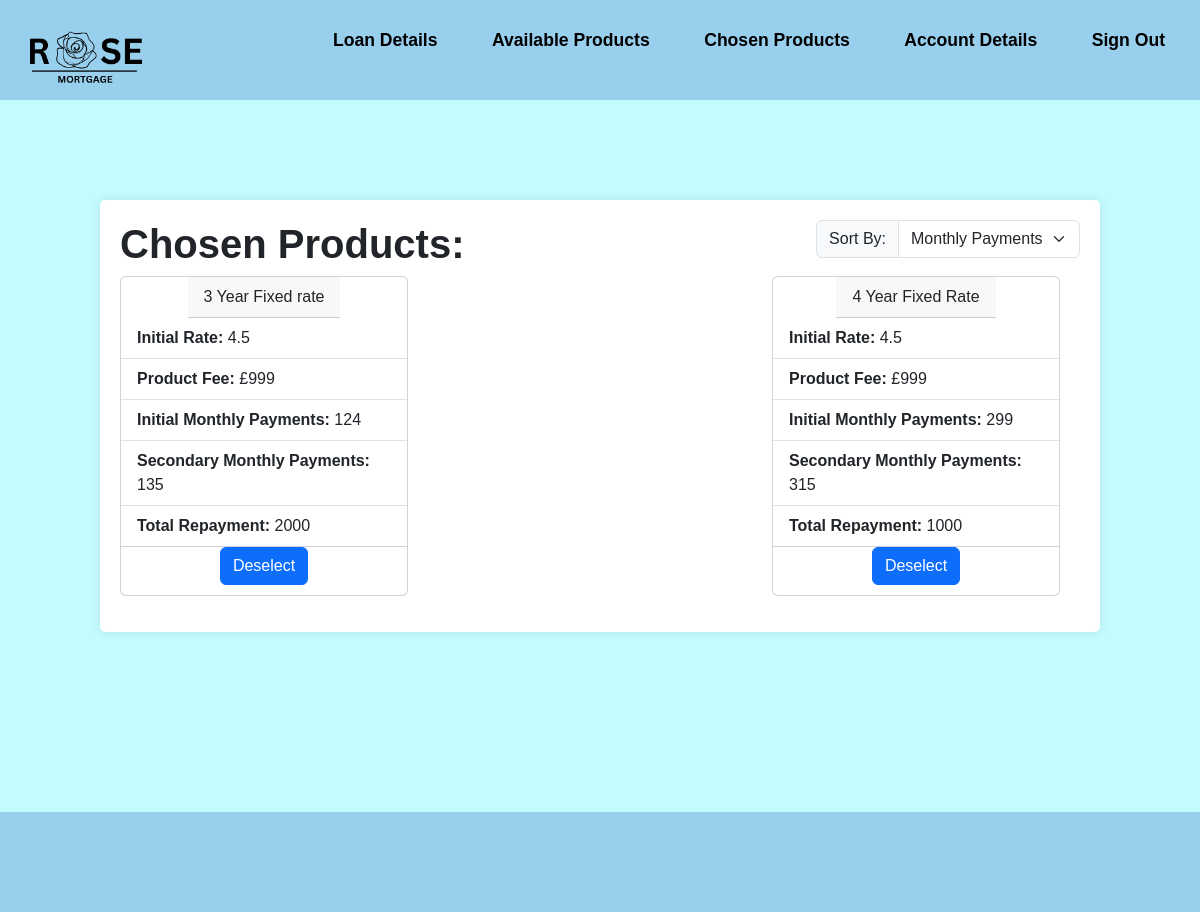
The page /MemberChosenProducts.php (signed in) on the database as committed earlier.
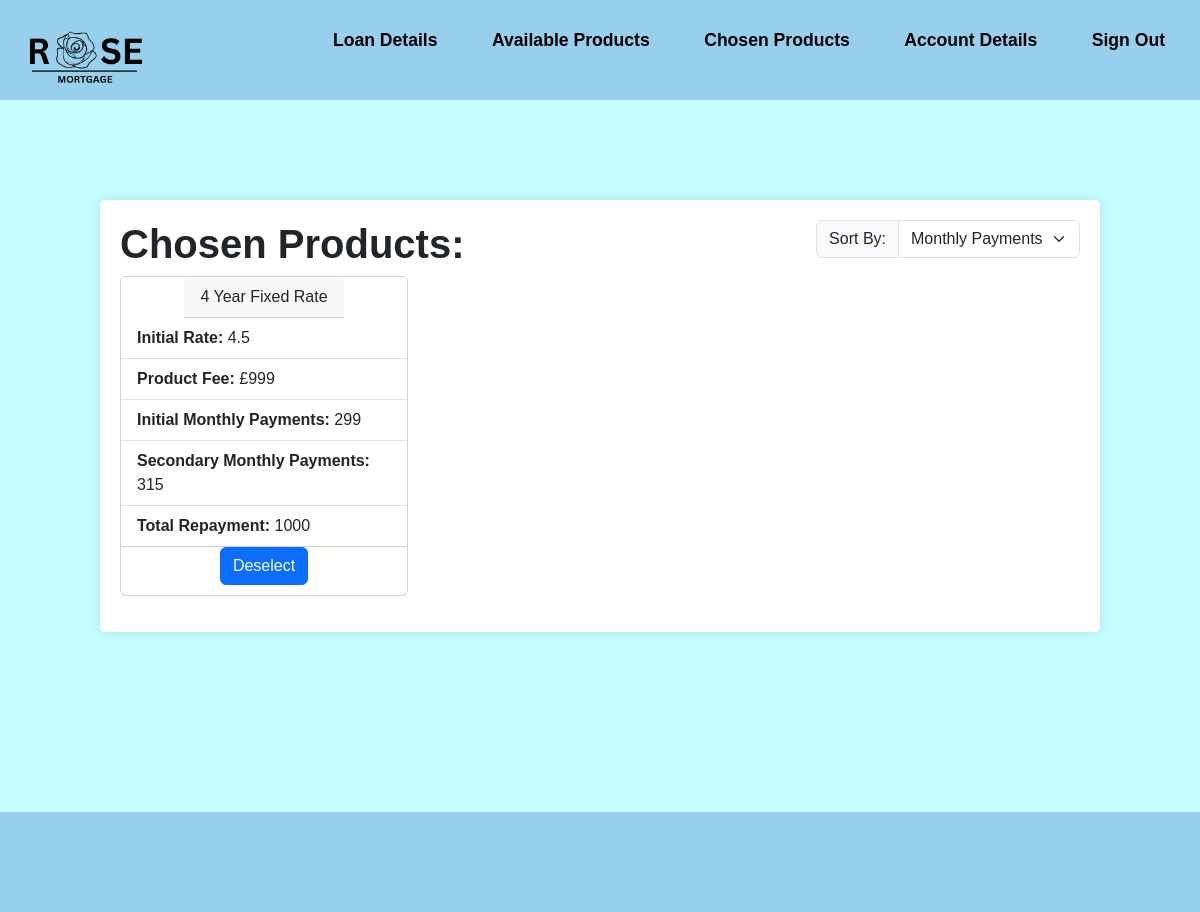
The same page on the database as committed later.
### tables this page shows
CREATE TABLE "Quote" (
	"Quote_ID"	INTEGER NOT NULL,
	"Product_ID"	INTEGER NOT NULL,
	"RegisteredUser_ID"	INTEGER NOT NULL,
	"initial_monthly_repayments"	INTEGER NOT NULL,
	"secondary_monthly_repayments"	INTEGER,
	"total_repayment"	INTEGER NOT NULL,
	"product_starred"	INTEGER NOT NULL,
	PRIMARY KEY("Quote_ID" AUTOINCREMENT),
	FOREIGN KEY("Product_ID") REFERENCES "Product"("Product_ID"),
	FOREIGN KEY("RegisteredUser_ID") REFERENCES "RegisteredUser"("RegisteredUser_ID"),
	FOREIGN KEY("Quote_ID") REFERENCES "Quote"("Quote_ID")
);

CREATE TABLE "Product" (
	"Product_ID"	INTEGER NOT NULL,
	"Broker_ID"	INTEGER NOT NULL,
	"YearRate"	INTEGER NOT NULL,
	"ProductType"	TEXT NOT NULL,
	"expected_income"	INTEGER NOT NULL,
	"expected_outgoings"	INTEGER NOT NULL,
	"expected_credit_score"	INTEGER NOT NULL,
	"initial_interest_rate"	REAL NOT NULL,
	"secondary_interest_rate"	REAL NOT NULL,
	"ProductFee"	INTEGER NOT NULL,
	"mtv_ratio"	REAL NOT NULL,
	"aDraft"	INTEGER NOT NULL,
	FOREIGN KEY("Broker_ID") REFERENCES "Broker"("Broker_ID"),
	PRIMARY KEY("Product_ID" AUTOINCREMENT)
);

### MemberChosenProducts.php (the view, shortened to what this page needs)
<?php
require_once 'connection.php';
$RegisteredUser_ID = $_SESSION['RegisteredUser_ID'];
$sql = "SELECT *
        FROM Quote
        LEFT JOIN RegisteredUser ON (Quote.RegisteredUser_ID = RegisteredUser.RegisteredUser_ID)
        LEFT JOIN Product ON (Quote.Product_ID = Product.Product_ID)
        LEFT JOIN financialdetails ON (financialdetails.RegisteredUser_ID = RegisteredUser.RegisteredUser_ID)
        WHERE product_starred = 1
        AND RegisteredUser.RegisteredUser_ID = :registered_user_id";
$statement = $db->prepare($sql);
$statement->bindParam(':registered_user_id', $RegisteredUser_ID);
$statement->execute();
?>
<!DOCTYPE html>
<html lang="en">
<head>
    <link rel="stylesheet"
        href="https://cdn.jsdelivr.net/npm/bootstrap@5.3.2/dist/css/bootstrap.min.css"
>
    <link rel="stylesheet" href="style.css">
</head>
<body>
    <header class="flex-container">
        <a href="MemberViewProducts.php"> <img src="Assets/logo.png" alt="Rose Mortgage"> </a>
        <div>
            <ul class="nav-links">
                <li><a href="Loan-details.php">Loan Details</a></li>
                <li><a href="MemberViewProducts.php">Available Products</a></li>
                <li><a href="MemberChosenProducts.php">Chosen Products</a></li>
                <li><a href="MemberAccountDetails.php">Account Details</a></li>
                <li><a href="home.php">Sign Out</a></li>
            </ul>
        </div>
    </header>
    <div class="largecontainer">
        <div class="flex-container">
            <div>
                <h1><b>Chosen Products:</b></h1>
            </div>
            <div>
                <div class="input-group mb-3">
                    <label class="input-group-text" for="inputGroupSelect01">Sort By:</label>
                    <select class="form-select" id="inputGroupSelect01">
                        <option selected>Monthly Payments</option>
                    </select>
                </div>
            </div>
        </div>
        <div class="flex-table">
            <?php while ($row = $statement->fetch(PDO::FETCH_ASSOC)) { ?>
                <div class="card" style="width: 18rem;">
                    <div class="card-header">
                        <?php echo $row["YearRate"] . " Year " . $row["ProductType"]; ?>
                    </div>
                    <ul class="list-group list-group-flush">
                        <li class="list-group-item"><b>Initial Rate: </b><?php echo $row["initial_interest_rate"]; ?></li>
                        <li class="list-group-item"><b>Product Fee: </b><?php echo $row["ProductFee"]; ?></li>
                        <li class="list-group-item"><b>Initial Monthly Payments: </b><?php echo $row["initial_monthly_repayments"]; ?></li>
                        <li class="list-group-item"><b>Secondary Monthly Payments: </b><?php echo $row["secondary_monthly_repayments"]; ?></li>
                        <li class="list-group-item"><b>Total Repayment: </b><?php echo $row["total_repayment"]; ?></li>
                    </ul>
                    <form method="post" action="">
                        <button type="submit" name="deselect" class="btn btn-primary">Deselect</button>
                    </form>
                </div>
            <?php } ?>
        </div>
    </div>
    <footer>
    </footer>
</body>
</html>

### style.css (style rules this page uses)
* { margin: 0; padding: 0; text-decoration: none; font-family: Arial, Helvetica, sans-serif; box-sizing: border-box; list-style: none; }
a { color: #000; text-decoration: none; }
header { background-color: #98CFED; padding: 10px; color: black; height: 100px; width: 100%; top: 0; display: flex; justify-content: flex-start; align-items: center; z-index: 1000; }
.nav-links li { display: inline-block; position: relative; margin: 0 25px; }
.nav-links li a { font-weight: bold; font-size: 1.1rem; text-decoration: none; color: black; }
.nav-links li::after { content: ''; width: 0%; height: 2px; background: #000; display: block; margin: auto; position: absolute; top: 100%; left: 50%; transform: translate(-50%); transition: 0.7s; }
header img { width: 150px; height: auto; }
body { background-color: #c4fbff; display: flex; flex-direction: column; min-height: 100vh; }
input[type="number"], button { width: 100%; padding: 10px; margin-bottom: 10px; border-radius: 3px; border: 1px solid #ccc; }
button { background-color: #007BFF; color: #fff; cursor: pointer; }
.card { height: 100%; display: flex; justify-content: center; align-items: center; }
ul { flex: 1; margin-bottom: 20px; }
ul li { list-style-type: disc; }
.largecontainer { width: 1000px; margin: 100px auto 80px; padding: 20px; background-color: #fff; border-radius: 5px; box-shadow: 0 0 10px rgba(0, 0, 0, 0.1); }
.flex-container { display: flex; flex-direction: row; justify-content:space-between; }
.flex-table { display:flex; flex-direction: row; flex-wrap: wrap; align-content: flex-start; justify-content: space-between; margin-right: 20px; margin-bottom: 1em; }
label { display: block; font-weight: bold; }
.input-group { margin-bottom: 20px; }
footer { background-color: #98CFED; padding: 10px; color: black; height: 100px; width: 100%; bottom: 0; z-index: 1000; margin-top: 100px; }

Rows that differ between the two databases and show on the page:
no longer on this page (row edited): quote: Product_ID.YearRate "3", Product_ID.ProductType "Fixed rate", Product_ID.initial_interest_rate "4.5", Product_ID.ProductFee "£999", initial_monthly_repayments "124", secondary_monthly_repayments "135", total_repayment "2000"
